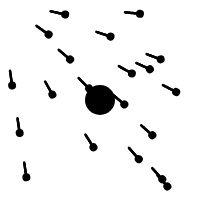
Frame 1 (no input)
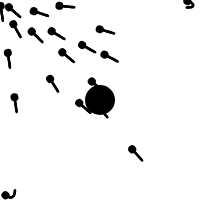
Frame 60 (no input)
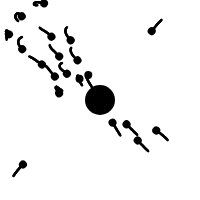
Frame 120 (the mouse pressed at the canvas centre since frame 60)

The p5.js sketch that drew these frames (run headless with seeded random() and noise() and a simulated clock; from frame 60 on, the mouse is pressed at the canvas centre):

// p5.js sketch
// ── sketch.js
"use strict";
var mumR = 30;
var childR = 10;
var t;
var C_GRAVITY = 20;
var mumPos;
var tadpoles = [];
function setup() {
  createCanvas(200, 200);
  background(255);
  noStroke();
  ellipseMode(CENTER);
  fill(0);
  mumPos = createVector(width / 2, height / 2);
  t = new Tadpole(random(width), random(height), childR);
  
  for (var i = 0;i<20; i++){
    tadpoles.push(new Tadpole(random(width), random(height), childR));
  }
}

function draw() {
  background(255);
  var mouseVec = createVector(mouseX, mouseY);
  
  
  for(var i = 0; i < tadpoles.length; i++){
    var t = tadpoles[i];
    t.flock(tadpoles);
    t.update();
    t.checkEdges();
    t.display();
  }
  

  if (mouseX != 0 && mouseY != 0) {
    mumPos.x = mouseX;
    mumPos.y = mouseY;
    ellipse(mouseX, mouseY, mumR, mumR);
  } else {
    mumPos.x = width / 2;
    mumPos.y = height / 2;
    ellipse(width / 2, height / 2, mumR, mumR);
  }
}
// ── tadpole.js
"use strict";

class Tadpole {
  constructor(_x, _y) {
      this.pos = createVector(_x, _y);
      this.vel = createVector(0, 0);
      this.acc = createVector();
      this.r = 8;
      this.mass = 1;

      this.maxSpeed = 2; // max speed;
      this.maxSteerForce = 0.05; // max steering force
      this.separateDist = 20;

      //for the tail
      this.xx = [];
      this.yy = [];
      this.segNum = 15;
      this.segLength = 1;
      for (var i = 0; i < this.segNum; i++) {
        this.xx[i] = 0;
        this.yy[i] = 0;
      }
    }
   

  update() {
    this.vel.add(this.acc);
    this.vel.limit(this.maxSpeed);
    this.pos.add(this.vel);
    this.acc.mult(0);

    this.angle = this.vel.heading();
  }

  seek(target) {
    var desired = p5.Vector.sub(target, this.pos);
    desired.setMag(this.maxSpeed);
    var steer = p5.Vector.sub(desired, this.vel);
    steer.limit(this.maxSteerForce);
    return steer;
  }
  separate(tadpoles) {
    var vector = createVector();
    var count = 0;
    for (var i = 0; i < tadpoles.length; i++) {
      var other = tadpoles[i];
      var distance = this.pos.dist(other.pos);
      if (distance > 0 && distance < this.separateDist) {
        var diff = p5.Vector.sub(this.pos, other.pos);
        diff.normalize();
        diff.div(distance);
        vector.add(diff);
        count++;
      }
    }
    if (count > 0) {
      vector.div(count);
    }
    if (vector.mag() > 0) {
      vector.setMag(this.maxSpeed);
      vector.sub(this.vel);
      vector.limit(this.maxSteerForce);
    }
    return vector; //the average separate force
  }
  applyForce(force) {
    force.div(this.mass);
    this.acc.add(force);
  }
  flock(tadpoles) {
    var mouseVec = createVector(mouseX, mouseY);
    var seekForce = this.seek(mouseVec);
    var sepaForce = this.separate(tadpoles);
    seekForce.mult(1.0);
    sepaForce.mult(1.0);

    this.applyForce(seekForce);
    this.applyForce(sepaForce);
  }
  checkEdges() {
    if (this.pos.x < 0) {
      this.pos.x = width;
    } else if (this.pos.x > width) {
      this.pos.x = 0;
    }
    if (this.pos.y < 0) {
      this.pos.y = height;
    } else if (this.pos.y > height) {
      this.pos.y = 0;
    }
  }


  display() {
    push();
    translate(this.pos.x, this.pos.y);
    rotate(this.angle);

    ellipse(0, 0, this.r, this.r);
    //triangle(0, 5, 0, -5, -20, 0);
    // this.dragSegment(0, mouseX, mouseY);
    pop();
    push();
    this.dragSegment(0, this.pos.x, this.pos.y);
    for (var i = 0; i < this.xx.length - 1; i++) {
      this.dragSegment(i + 1, this.xx[i], this.yy[i]);
    }
    pop();
  }
  
   //for the tail
  dragSegment(i, xin, yin) {
    var dx = xin - this.xx[i];
    var dy = yin - this.yy[i];
    var angle = atan2(dy, dx);
    this.xx[i] = xin - cos(angle) * this.segLength;
    this.yy[i] = yin - sin(angle) * this.segLength;
    this.segment(this.xx[i], this.yy[i], angle);
  }
  segment(x, y, a) {
    push();
    translate(x, y);
    rotate(a);
    stroke(0);
    strokeWeight(2.5);
    line(0, 0, this.segLength, 0);
    noStroke();
    pop();
  }
}
